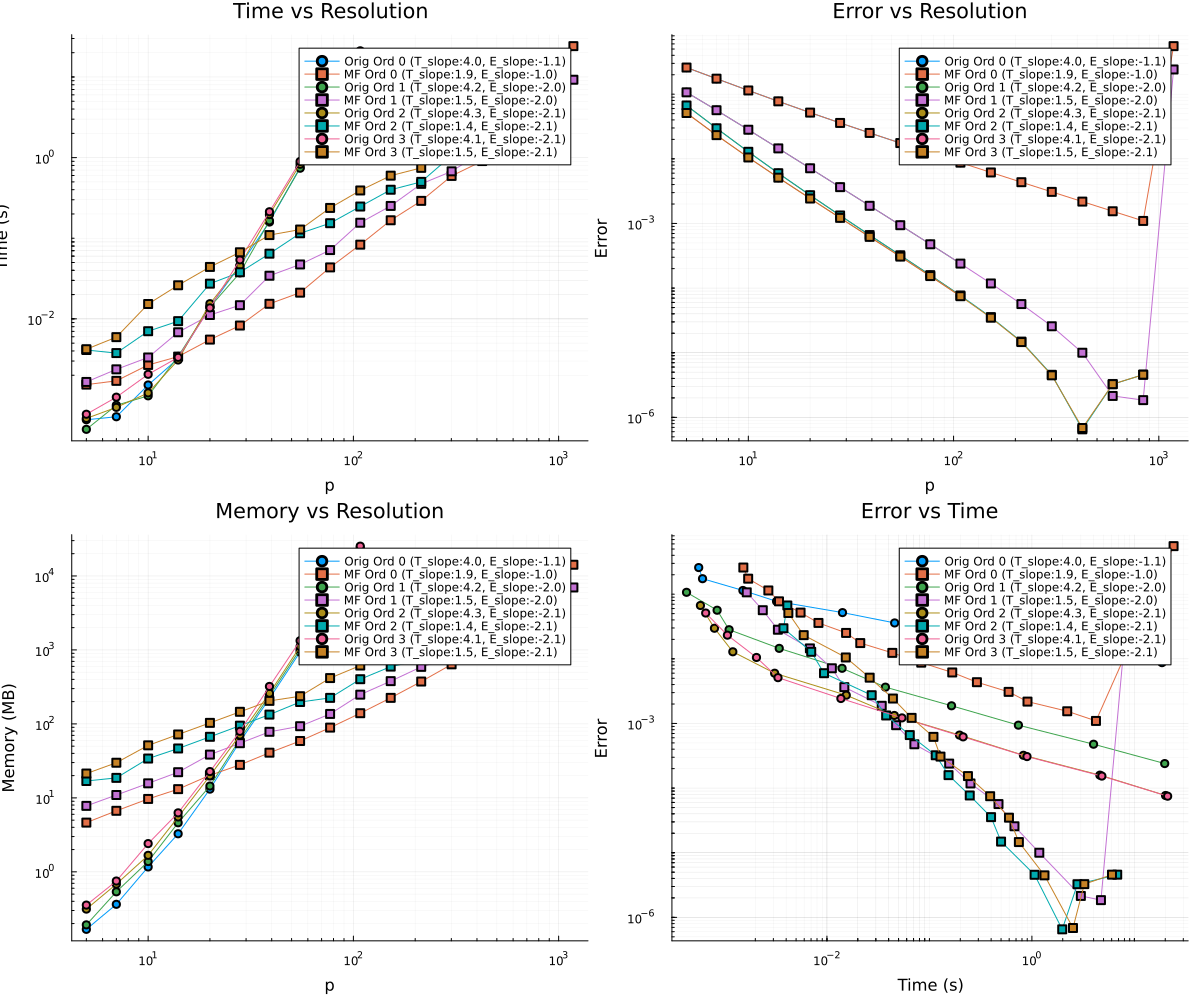

Source code (Julia):
using StochasticSemiDiscretizationMethod
using BenchmarkTools
using StaticArrays
using LinearAlgebra
using Plots
using Printf
using Statistics

# Define the Stochastic Delayed Mathieu Equation
function createStochMathieuProblem(A, ε, B, ζ, τ, σ, α_val)
    # Parametric excitation period is 2π
    AMxfun(t) = @SMatrix [0. 1.; -(A + ε*cos(t)) -2ζ]
    AMx = ProportionalMX(AMxfun)
    BMx1 = DelayMX(τ, @SMatrix [0. 0.; B 0.])
    cVec = Additive(2)
    noiseID = 1
    αMx1 = stCoeffMX(noiseID, ProportionalMX(@SMatrix [0. 0.; α_val 0.]))
    βMx11 = stCoeffMX(noiseID, DelayMX(τ, @SMatrix [0. 0.; 0. 0.]))
    σVec = stAdditive(1, Additive(@SVector [0., σ]))
    return LDDEProblem(AMx, [BMx1], [αMx1], [βMx11], cVec, [σVec])
end

# Parameters
A = 1.0; ε = 0.5; B = 0.2; ζ = 0.1; τ = 2π; σ = 0.1; α_val = 0.2; P = 2π;
lddep = createStochMathieuProblem(A, ε, B, ζ, τ, σ, α_val)

# Reference value (high resolution, high order)
println("Calculating reference value...")
ref_p = 400
ref_method = SemiDiscretization(2, P/ref_p)
ref_rst = StochasticSemiDiscretizationMethod.calculateResults(lddep, ref_method, τ)
ref_dm = DiscreteMapping_M2_MF(ref_rst)
ref_rho = spectralRadiusOfMapping_MF(ref_dm)
println("Reference Spectral Radius: ", ref_rho)

orders = [0, 1, 2, 3]
# Resolutions from 5 to 100,000
ps = unique(round.(Int, exp10.(range(log10(5), log10(100000), length=30))))

# results[(order, method_type, p)] = (time, mem, rho, err)
# method_type: 1 = Original, 2 = MF
results = Dict{Tuple{Int, Int, Int}, Tuple{Float64, Float64, Float64, Float64}}()

stop_orig = Dict(ord => false for ord in orders)
stop_mf = Dict(ord => false for ord in orders)

function fit_complexity(x, y)
    valid = (x .> 0) .& (y .> 1e-15)
    if sum(valid) < 3 return NaN end
    lx = log10.(x[valid])
    ly = log10.(y[valid])
    
    # Filter points in noise floor
    valid_noise = ly .> -14.5
    lx = lx[valid_noise]
    ly = ly[valid_noise]
    
    if length(lx) < 3 return NaN end
    
    # Remove first 20% of points (small points)
    n_skip = max(1, length(lx) ÷ 5)
    lx = lx[n_skip:end]
    ly = ly[n_skip:end]
    
    if length(lx) < 2 return NaN end
    
    slopes = [(ly[i+1] - ly[i]) / (lx[i+1] - lx[i]) for i in 1:length(lx)-1]
    return median(slopes)
end

for p in ps
    println("\n--- Testing p = $p ---")
    for order in orders
        method = SemiDiscretization(order, P/p)
        
        # MF version
        if !stop_mf[order]
            print("  MF Order $order: ")
            try
                rst = StochasticSemiDiscretizationMethod.calculateResults(lddep, method, τ)
                dm = DiscreteMapping_M2_MF(rst)
                
                # Use @benchmark for better accuracy
                bm = @benchmark spectralRadiusOfMapping_MF($dm) samples=1 evals=1 seconds=5
                t = median(bm).time / 1e9
                m = bm.memory
                rho = spectralRadiusOfMapping_MF(dm)
                err = abs(rho - ref_rho)
                
                results[(order, 2, p)] = (t, m, rho, err)
                @printf("time=%.4fs, err=%.2e\n", t, err)
                if t > 5.0 
                    println("    Time limit reached for MF Order $order")
                    stop_mf[order] = true 
                end
            catch e
                println("    MF failed: ", e)
                stop_mf[order] = true
            end
        end

        # Original version
        if !stop_orig[order]
            print("  Original Order $order: ")
            try
                # We limit original method to smaller p to avoid hang
                if p > 1000 && order > 0
                    println("    Skipping Original for high p")
                    stop_orig[order] = true
                else
                    rst = StochasticSemiDiscretizationMethod.calculateResults(lddep, method, τ)
                    dm = DiscreteMapping_M2(rst)
                    
                    bm = @benchmark spectralRadiusOfMapping($dm) samples=1 evals=1 seconds=5
                    t = median(bm).time / 1e9
                    m = bm.memory
                    rho = spectralRadiusOfMapping(dm)
                    err = abs(rho - ref_rho)
                    
                    results[(order, 1, p)] = (t, m, rho, err)
                    @printf("time=%.4fs, err=%.2e\n", t, err)
                    if t > 5.0 
                        println("    Time limit reached for Original Order $order")
                        stop_orig[order] = true 
                    end
                end
            catch e
                println("    Original failed: ", e)
                stop_orig[order] = true
            end
        end
    end
    
    # Update plots in every step of the outer loop
    p1 = plot(title="Time vs Resolution", xlabel="p", ylabel="Time (s)", xscale=:log10, yscale=:log10, grid=:both, minorgrid=true)
    p2 = plot(title="Error vs Resolution", xlabel="p", ylabel="Error", xscale=:log10, yscale=:log10, grid=:both, minorgrid=true)
    p3 = plot(title="Memory vs Resolution", xlabel="p", ylabel="Memory (MB)", xscale=:log10, yscale=:log10, grid=:both, minorgrid=true)
    p4 = plot(title="Error vs Time", xlabel="Time (s)", ylabel="Error", xscale=:log10, yscale=:log10, grid=:both, minorgrid=true)

    for ord in orders
        for (m_type, label_prefix, marker) in [(1, "Orig", :circle), (2, "MF", :rect)]
            # Filter results for this order and method
            ps_ord = sort([k[3] for k in keys(results) if k[1] == ord && k[2] == m_type])
            if isempty(ps_ord) continue end
            
            res_list = [results[(ord, m_type, p_val)] for p_val in ps_ord]
            ts = [r[1] for r in res_list]
            ms = [r[2]/1024^2 for r in res_list]
            es = [r[4] for r in res_list]
            
            c_time = fit_complexity(ps_ord, ts)
            c_err = fit_complexity(ps_ord, es)
            
            label = @sprintf("%s Ord %d (T_slope:%.1f, E_slope:%.1f)", label_prefix, ord, c_time, c_err)
            
            plot!(p1, ps_ord, ts, marker=marker, label=label)
            plot!(p2, ps_ord, es, marker=marker, label=label)
            plot!(p3, ps_ord, ms, marker=marker, label=label)
            plot!(p4, ts, es, marker=marker, label=label)
        end
    end
    final_plot = plot(p1, p2, p3, p4, layout=(2,2), size=(1200, 1000))
    savefig(final_plot, "work_precision_benchmark.png")
    
    # If all methods stopped, break
    if all(stop_orig[ord] for ord in orders) && all(stop_mf[ord] for ord in orders)
        println("\nFinal Complexity Summary:")
        println("-"^80)
        @printf("%-15s %-5s | %-15s | %-15s\n", "Method", "Ord", "Time Complexity", "Error Complexity")
        println("-"^80)
        for ord in orders
            for (m_type, label_prefix) in [(1, "Original"), (2, "MF")]
                ps_ord = sort([k[3] for k in keys(results) if k[1] == ord && k[2] == m_type])
                if isempty(ps_ord) continue end
                res_list = [results[(ord, m_type, p_val)] for p_val in ps_ord]
                ts = [r[1] for r in res_list]
                es = [r[4] for r in res_list]
                c_time = fit_complexity(ps_ord, ts)
                c_err = fit_complexity(ps_ord, es)
                @printf("%-15s %-5d | %-15.2f | %-15.2f\n", label_prefix, ord, c_time, c_err)
            end
        end
        println("-"^80)
        println("All methods reached time limit.")
        break
    end
end

println("\nBenchmark complete. Plot saved as work_precision_benchmark.png")
